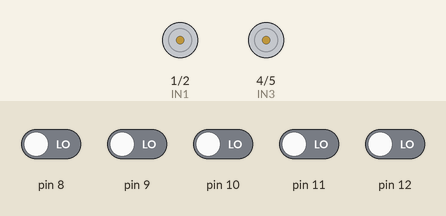
Simulated run of this sketch. Board: Arduino Uno, built with avr-gcc and run on an emulated ATmega328P. Parts: motor-driver pin pairs drawn as motors (green arrow = first pin HIGH = forward, orange = second pin HIGH = backward, longer = more drive, scaled by the enable pin). Inputs (shaded band) come from the test bench; at power-on: pin 8–12 LOW.

Above: at 1.2 s.
1.3 s: pin 8 driven HIGH
At 2.5 s:
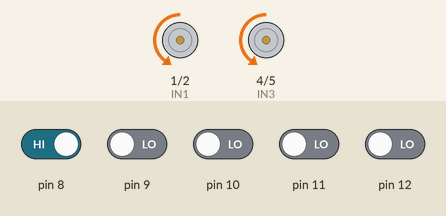
2.8 s: pin 9 driven HIGH
At 3.9 s:
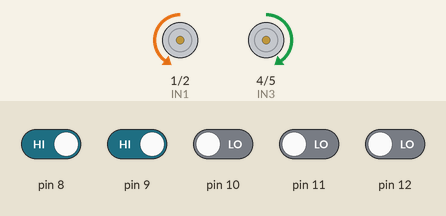
4.3 s: pin 10 driven HIGH
At 5.0 s:
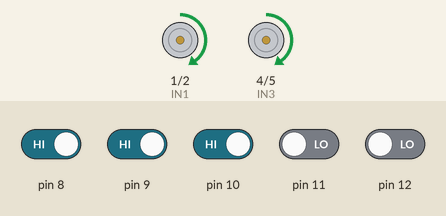
5.8 s: pin 10 driven LOW
At 6.1 s:
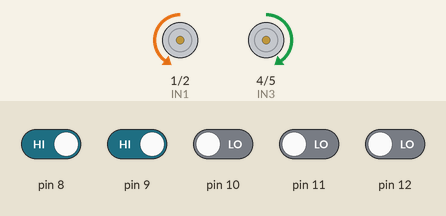
7.3 s: pin 9 driven LOW
At 8.5 s:
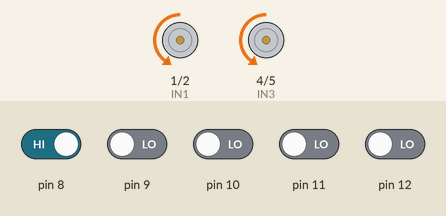
8.8 s: pin 8 driven LOW and pin 11 driven HIGH
At 9.6 s:
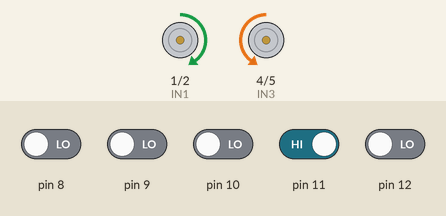
Timing chart, 0 to 11.3 s (numbered marks = the images above; inputs shaded):
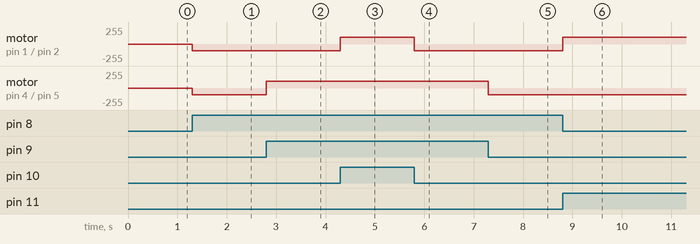

Measured:
- after the input at 1.3 s, motor on pin 1 (IN1) / pin 2 (IN2), motor on pin 4 (IN3) / pin 5 (IN4): stopped → backward 100/255 at once
- after the input at 2.8 s, motor on pin 4 (IN3) / pin 5 (IN4): backward 100/255 → forward 100/255 at once
- after the input at 4.3 s, motor on pin 1 (IN1) / pin 2 (IN2): backward 100/255 → forward 100/255 at once
- after the input at 5.8 s, motor on pin 1 (IN1) / pin 2 (IN2): forward 100/255 → backward 100/255 at once
- after the input at 7.3 s, motor on pin 4 (IN3) / pin 5 (IN4): forward 100/255 → backward 100/255 at once
- after the input at 8.8 s, motor on pin 1 (IN1) / pin 2 (IN2): backward 100/255 → forward 100/255 at once

The sketch:

Arduino_Line_Following_Robot.ino
```cpp
//Define Pins

int ENA = 3; // Enable Pin of the Right Motor (must be PWM)
int IN1 = 1; // Control Pin
int IN2 = 2;

int ENB = 6; // Enable Pin of the Left Motor (must be PWM)
int IN3 = 4;
int IN4 = 5;

// Speed of the Motors
#define ENASpeed 100
#define ENBSpeed 100

// Sensors
int Sensor1 = 0;
int Sensor2 = 0;
int Sensor3 = 0;
int Sensor4 = 0;
int Sensor5 = 0;

void setup() {
  pinMode(ENA, OUTPUT);
  pinMode(IN1, OUTPUT);
  pinMode(IN2, OUTPUT);

  pinMode(ENB, OUTPUT);
  pinMode(IN3, OUTPUT);
  pinMode(IN4, OUTPUT);

  pinMode(8, INPUT);
  pinMode(9, INPUT);
  pinMode(10, INPUT);
  pinMode(11, INPUT);
  pinMode(12, INPUT);
}

void loop() {
  // Use analogWrite to run motor at adjusted speed
  analogWrite(ENA, ENASpeed);
  analogWrite(ENB, ENBSpeed);

  // Read the Sensors (HIGH = BLACK Line, LOW = WHITE Line)
  Sensor1 = digitalRead(8);
  Sensor2 = digitalRead(9);
  Sensor3 = digitalRead(10);
  Sensor4 = digitalRead(11);
  Sensor5 = digitalRead(12);

  // Movement Logic
  if (Sensor3 == HIGH) { // Move Forward
    forward();
  } else if (Sensor2 == HIGH) { // Slight Left
    slightLeft();
  } else if (Sensor1 == HIGH) { // Hard Left
    hardLeft();
  } else if (Sensor4 == HIGH) { // Slight Right
    slightRight();
  } else if (Sensor5 == HIGH) { // Hard Right
    hardRight();
  } else { // Stop
    stopMotors();
  }
}

void forward() {
  digitalWrite(IN1, HIGH);
  digitalWrite(IN2, LOW);
  digitalWrite(IN3, HIGH);
  digitalWrite(IN4, LOW);
}

void slightLeft() {
  digitalWrite(IN1, LOW);
  digitalWrite(IN2, HIGH);
  digitalWrite(IN3, HIGH);
  digitalWrite(IN4, LOW);
}

void hardLeft() {
  digitalWrite(IN1, LOW);
  digitalWrite(IN2, HIGH);
  digitalWrite(IN3, LOW);
  digitalWrite(IN4, HIGH);
}

void slightRight() {
  digitalWrite(IN1, HIGH);
  digitalWrite(IN2, LOW);
  digitalWrite(IN3, LOW);
  digitalWrite(IN4, HIGH);
}

void hardRight() {
  digitalWrite(IN1, HIGH);
  digitalWrite(IN2, LOW);
  digitalWrite(IN3, LOW);
  digitalWrite(IN4, HIGH);
}

void stopMotors() {
  digitalWrite(IN1, LOW);
  digitalWrite(IN2, LOW);
  digitalWrite(IN3, LOW);
  digitalWrite(IN4, LOW);
}
```
